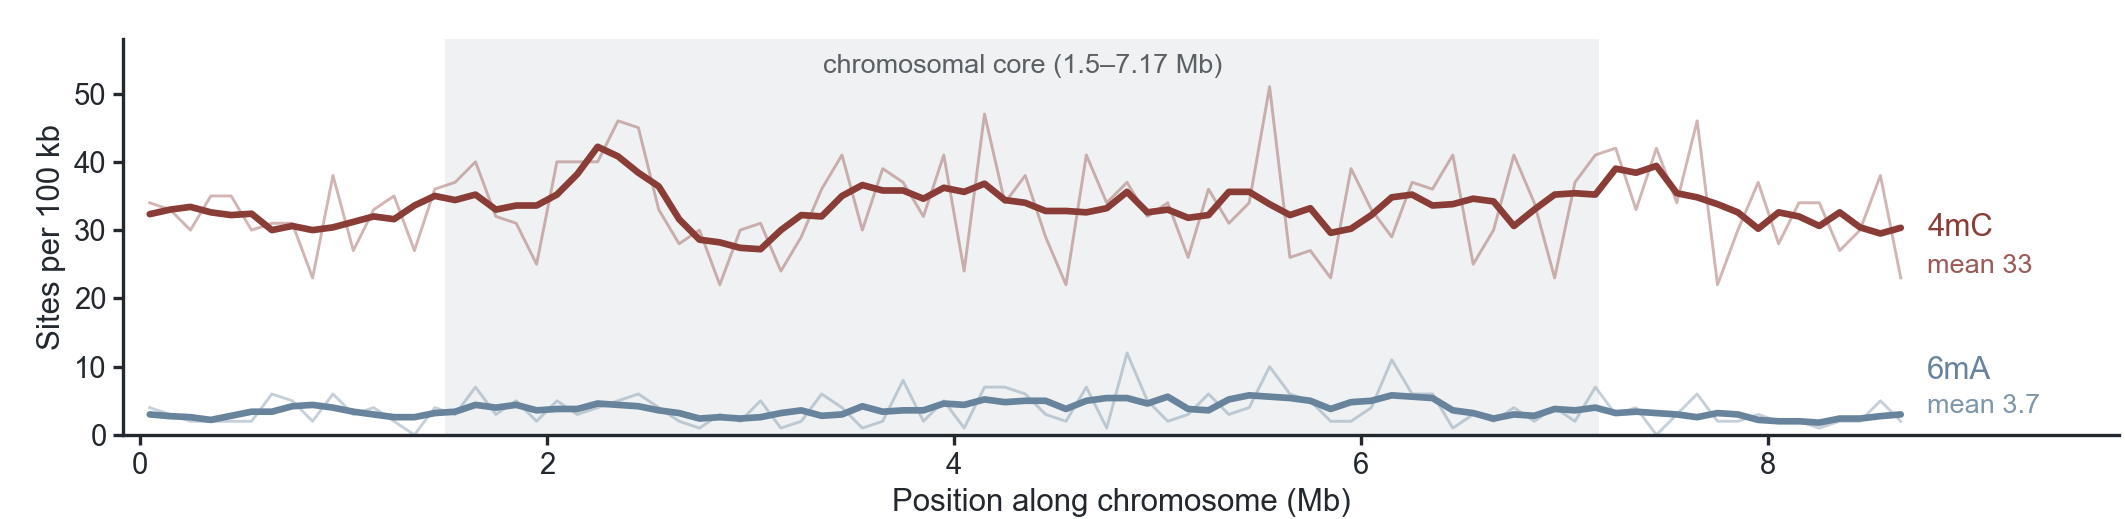

Write the Python code that produced this figure.
"""Figure 2, panel a — 4mC / 6mA site density along the chromosome.

Tile for the composed Figure 2 (12-column grid): rendered at EXACTLY
2125 x 519 px, transparent, no tight/constrained layout.

Message: both marks are spread along the whole chromosome, arms as well as core.
Data: window_mb, sites_4mC_per_100kb, sites_6mA_per_100kb (100-kb windows, n = 87).

Run in the `epi-rna` environment.
"""
from pathlib import Path

# [FIG18] タイルを再生成できるよう、artifact マーカーをローカルの入力表に解決しておく。
_DATA_DIR = Path(__file__).resolve().parents[2] / 'data_261013'

import sys
import importlib

sys.path.insert(0, '/Users/okaban/bioinfo/rna-seq/15_paper_figures/scripts')
U = importlib.import_module('00_shared_utils')

import matplotlib as mpl
import matplotlib.pyplot as plt
import matplotlib.colors as mcolors
import pandas as pd
from PIL import Image

# ── style ────────────────────────────────────────────────────────────────────
try:                      # figure-style skill helper, when a kernel provides it
    apply_figure_style()  # noqa: F821
except NameError:
    pass
U.apply_unified_style()              # PROJECT style wins
mpl.rcParams['savefig.bbox'] = None  # the style helpers set 'tight', which resizes

# ── data ─────────────────────────────────────────────────────────────────────
CSV = str(_DATA_DIR / "v1c1184c7_F2a_density.csv")
OUT = str(Path(__file__).with_suffix('.png'))

df = pd.read_csv(CSV)
x = df['window_mb'].values
y4 = df['sites_4mC_per_100kb'].values
y6 = df['sites_6mA_per_100kb'].values
# 500-kb (5-window) centred rolling mean drawn solid over the pale per-window trace
s4 = df['sites_4mC_per_100kb'].rolling(5, center=True, min_periods=1).mean().values
s6 = df['sites_6mA_per_100kb'].rolling(5, center=True, min_periods=1).mean().values
m4, m6 = y4.mean(), y6.mean()

CORE_LO, CORE_HI = 1.5, 7.17
XMAX = 9.72
YMAX = 58.0

# ── figure ───────────────────────────────────────────────────────────────────
fig = plt.figure(figsize=(2125 / 300, 519 / 300), dpi=300)
ax = fig.add_subplot(111)
fig.subplots_adjust(left=0.058, right=0.997, bottom=0.162, top=0.925)

# chromosomal core band — background context, drawn as a collection (not a patch)
# so the single band label is not read as text-over-a-data-patch by the checker.
# Neutral grey on purpose: COL_CORE (green) behind the COL_4mC line is the
# forbidden red/green pair.
band = ax.fill_between([CORE_LO, CORE_HI], 0, YMAX,
                       color=mcolors.to_rgba(U.COL_GRAY, 0.16),
                       linewidth=0, zorder=0)

# per-window values (pale) + 500-kb rolling mean (solid)
ax.plot(x, y4, color=mcolors.to_rgba(U.COL_4mC, 0.38), lw=0.7, zorder=1.5)
ax.plot(x, y6, color=mcolors.to_rgba(U.COL_6mA, 0.38), lw=0.7, zorder=1.5)
ax.plot(x, s4, color=U.COL_4mC, lw=1.6, solid_capstyle='round', zorder=2.5)
ax.plot(x, s6, color=U.COL_6mA, lw=1.6, solid_capstyle='round', zorder=2.5)

ax.set_xlim(-0.08, XMAX)
ax.set_ylim(0, YMAX)
ax.set_xticks([0, 2, 4, 6, 8])
ax.set_yticks([0, 10, 20, 30, 40, 50])
ax.set_xlabel('Position along chromosome (Mb)', labelpad=2)
ax.set_ylabel('Sites per 100 kb', labelpad=2)
ax.set_title('',
             loc='left', x=0.035, pad=3)
U.style_axes(ax)
ax.tick_params(axis='both', pad=1.5, length=2.5, width=0.8)

FS_ID = U.FONT['axis_label']
FS_AN = U.FONT['annot']

# band label — once, in the empty top strip of the band
ax.text((CORE_LO + CORE_HI) / 2, 54.0, 'chromosomal core (1.5–7.17 Mb)',
        ha='center', va='center', fontsize=FS_AN,
        color=mcolors.to_rgba(U.COL_DARK, 0.72))

# direct series labels + their genome-wide means, in the right margin (no data there)
ax.text(8.78, s4[-1], '4mC', ha='left', va='center',
        fontsize=FS_ID, color=U.COL_4mC)
ax.text(8.78, s4[-1] - 5.6, f'mean {m4:.0f}', ha='left', va='center',
        fontsize=FS_AN, color=mcolors.to_rgba(U.COL_4mC, 0.85))
ax.text(8.78, s6[-1] + 6.4, '6mA', ha='left', va='center',
        fontsize=FS_ID, color=U.COL_6mA)
ax.text(8.78, s6[-1] + 1.2, f'mean {m6:.1f}', ha='left', va='center',
        fontsize=FS_AN, color=mcolors.to_rgba(U.COL_6mA, 0.85))

# ── render-then-verify ───────────────────────────────────────────────────────
# No panel letter: the composer stamps it in the clear top-left ~10 x 6 mm.
U.assert_no_text_collisions(fig, 'Fig2 panel a')
fig.savefig(OUT, dpi=300, transparent=True, bbox_inches=None, pad_inches=0)
size = Image.open(OUT).size
assert size == (2125, 519), size
print('wrote', OUT, size)
